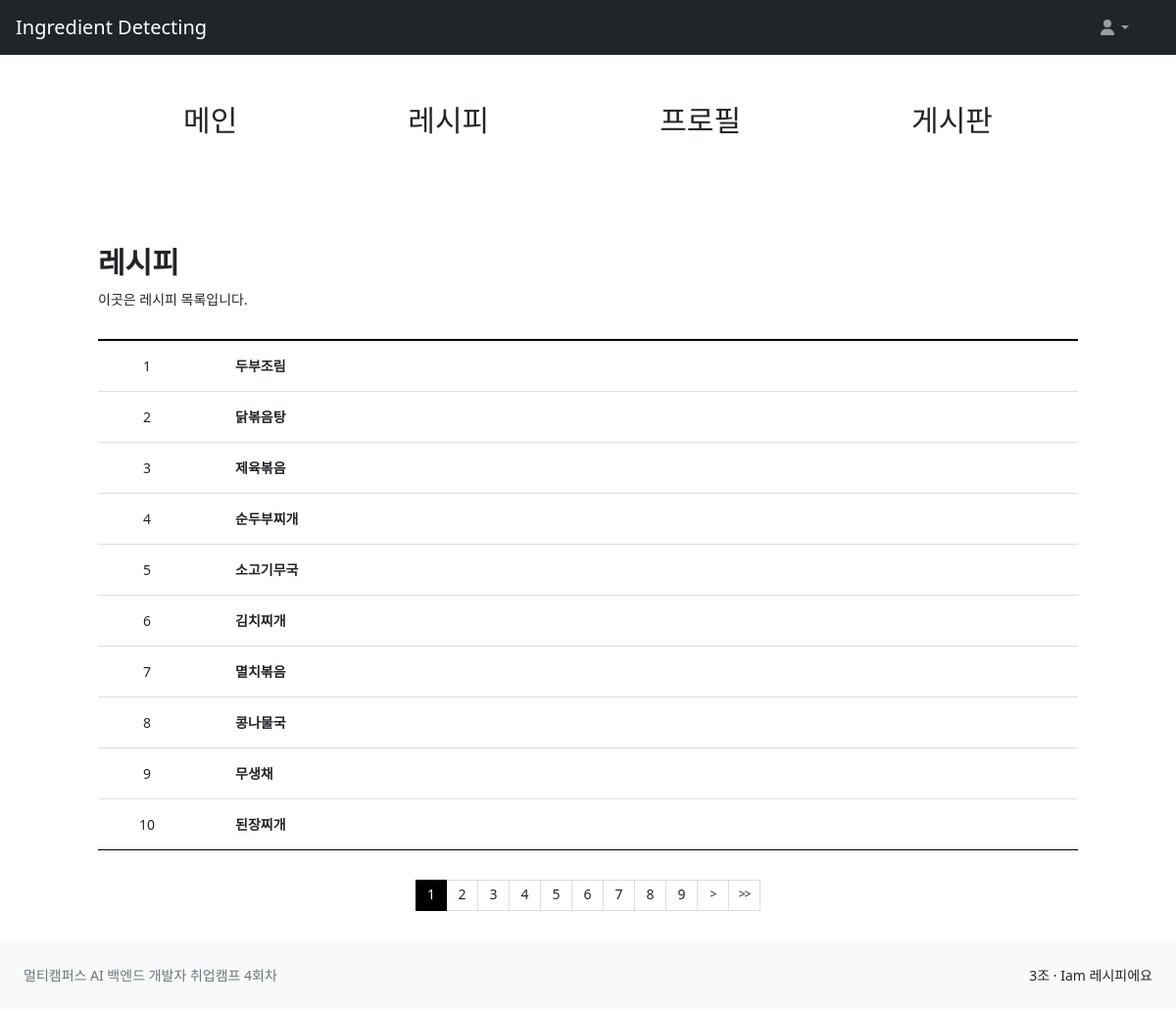
Screenshot of /recipes/recipes/ with the database file from the repository.
### recipes/models.py (models this page shows)
class Recipe(models.Model):
    food_name = models.CharField(max_length=255)
    ingredients = models.TextField()
    recipe_steps = models.TextField()
    label = models.JSONField(default=list)
    food_photo = models.ImageField(upload_to='recipes/recipe_photos/', null=True, blank=True)

### recipes/views.py (the view)
# urls.py: path('recipes/', RecipeList.as_view(), name='recipe_list'),
class RecipeList(View):
    def get(self, request):
        recipes = Recipe.objects.all().order_by('id')    # 모든 Recipe 객체를 가져와서 ID 기준으로 오름차순 정렬
        paginator = Paginator(recipes, 10)      # Paginator를 사용하여 10개씩 페이지로 나눔
        page_number = request.GET.get("page")           # URL에서 'page' 매개변수를 가져와서 현재 페이지 번호를 설정
        recipe_list = paginator.get_page(page_number)    # 현재 페이지의 Recipe 객체들을 가져옴
        context = {'recipe_list': recipe_list}             # templet에 넣을 데이터 설정
        return render(request, 'recipes/recipes_list.html', context) # 렌더링

### recipes/templates/recipes/recipes_list.html (shortened to what this page needs)
{% extends 'base.html' %}
{% load static %}
{% block content %}
    <link href="{% static 'css/recipes_list_style.css' %}" rel="stylesheet"/>
    <div class="board_wrap">
        <div class="nav_bar">
            <ul class="nav">
                <li>
                    <a href="{% url 'index' %}">메인</a>
                </li>
                <li>
                    <a href="{% url 'detect_ingredients' %}">레시피</a>
                </li>
                <li>
                    <a href="{% url 'Information_Modification' %}">프로필</a>
                </li>
                <li>
                    <a href="{% url 'post_list' %}">게시판</a>
                </li>
            </ul>
        </div>
        <div class="board_title">
            <strong>레시피</strong>
            <p>이곳은 레시피 목록입니다.</p>
        </div>
        <div class="board_list_wrap">
            <div class="board_list">
                {% for recipe in recipe_list %}
                <div>
                    <div class="id">{{ recipe.id }}</div>
                    <div class="food_name">
                        <li><a href="{% url 'recipe_detail' recipe.id %}">{{ recipe.food_name }}</a></li>
                    </div>
                </div>
                {% endfor %}
            </div>
            <div class="board_page">
                {% for num in recipe_list.paginator.page_range %}
                    {% if recipe_list.number == num %}
                        <a href="?page={{ num }}" class="num on">{{ num }}</a>
                    {% else %}
                        <a href="?page={{ num }}" class="num">{{ num }}</a>
                    {% endif %}
                {% endfor %}
                {% if recipe_list.has_next %}
                    <a href="?page={{ recipe_list.next_page_number }}" class="bt next">></a>
                    <a href="?page={{ recipe_list.paginator.num_pages }}" class="bt last">>></a>
                {% endif %}
            </div>
        </div>
    </div>
{% endblock %}

### static/css/recipes_list_style.css (style rules this page uses)
* { margin: 0; padding: 0; }
ul,li { list-style: none; }
a { text-decoration: none; color: inherit; }
.board_wrap { width: 1000px; margin: 100px auto; }
.board_title { margin-bottom: 30px; }
.board_title strong { font-size: 30px; }
.board_title p { margin-top: 5px; font-size: 14px; }
.board_list { width: 100%; border-top: 2px solid #000; }
.board_list > div { border-bottom: 1px solid #ddd; font-size: 0; }
.board_list > div:last-child { border-bottom: 1px solid #000; }
.board_list > div > div { display: inline-block; padding: 15px 0; text-align: center; font-size: 14px; }
.board_list .id { width: 10%; vertical-align: middle; }
.board_list .food_name { margin-left: 40px; width: 60%; text-align: left; vertical-align: middle; font-weight: 600; }
.board_page { margin-top: 30px; text-align: center; font-size: 0; }
.board_page a { display: inline-block; width: 32px; height: 32px; box-sizing: border-box; vertical-align: middle; border: 1px solid #ddd; border-left: 0; line-height: 100%; }
.board_page a.bt { padding-top: 7.5px; font-size: 12px; letter-spacing: -1px; }
.board_page a.num { padding-top: 6.5px; font-size: 14px; }
.board_page a.num.on { border-color: #000; background: #000; color: #fff; }
.board_page a:first-child { border-left: 1px solid #ddd; }
.nav_bar { width: 100%; margin-bottom: 100px; }
.nav { display: flex; justify-content: space-around; list-style: none; padding: 0; }
.nav > li { display: inline-block; margin: 0; font-size: 30px; font-weight: 550; }
.nav > li:last-child { margin-right: 0; }

### rows the page displays
Recipe: id "1", food_name "두부조림"
Recipe: id "2", food_name "닭볶음탕"
Recipe: id "3", food_name "제육볶음"
Recipe: id "4", food_name "순두부찌개"
Recipe: id "5", food_name "소고기무국"
Recipe: id "6", food_name "김치찌개"
Recipe: id "7", food_name "멸치볶음"
Recipe: id "8", food_name "콩나물국"
Recipe: id "9", food_name "무생채"
Recipe: id "10", food_name "된장찌개"

### other values shown
{{ num }} "1"
{{ num }} "2" "3" "4" "5" "6" "7" "8" "9"
